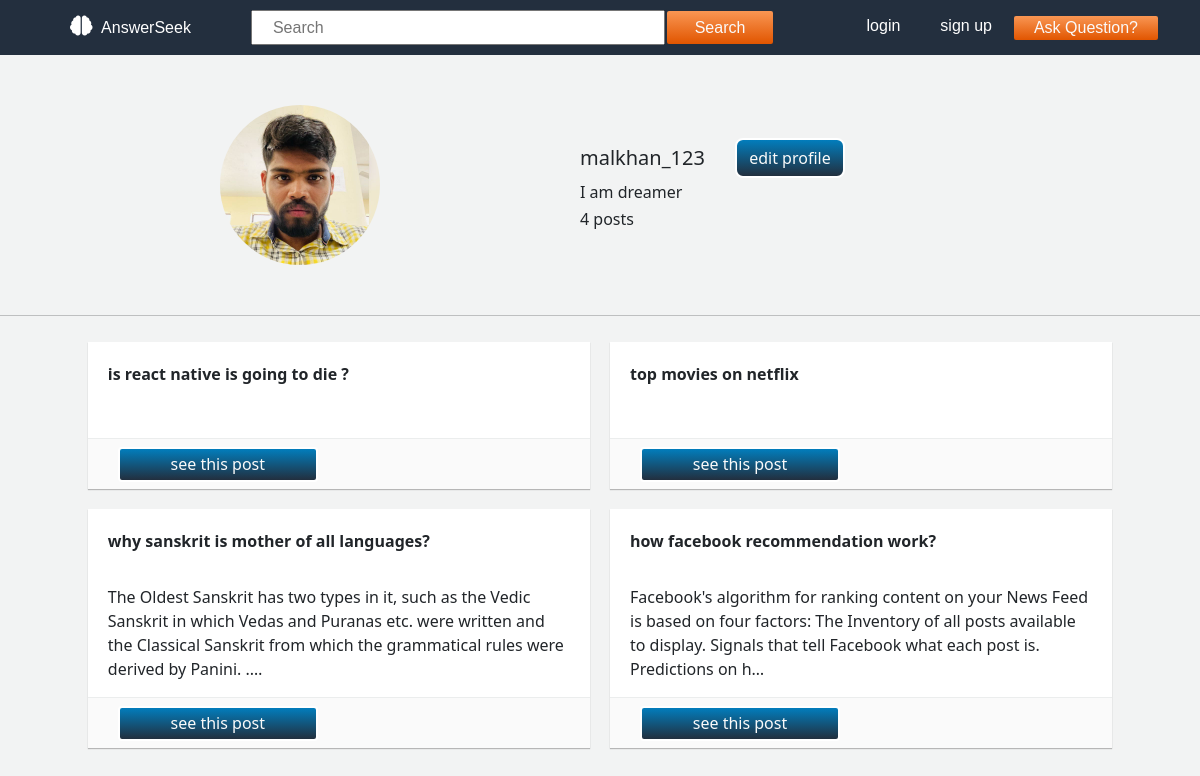
The app's page /profile/malkhan_123, older data.
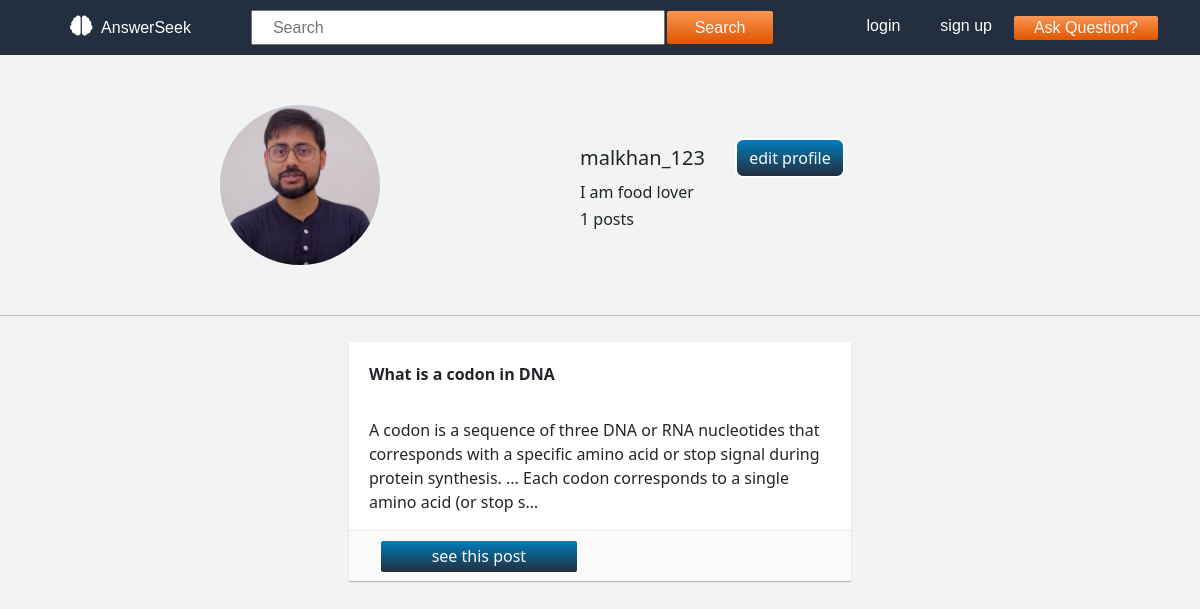
The same page, newer data.
### userpage/models.py (models this page shows, shortened)
class Profile(models.Model):
    user = models.ForeignKey(User, on_delete=models.CASCADE, default='')
    userImage = models.ImageField(
        upload_to="Profiles", default="default/default_pic.jpg")
    bio = models.CharField(max_length=100, blank=True)

class Post(models.Model):
    user = models.ForeignKey(User, on_delete=models.CASCADE)
    question = models.TextField(default='')
    answer = models.TextField(default='')
    created_at = models.DateTimeField(auto_now_add=True)
    likes = models.ManyToManyField(User, related_name='blog_like', blank=True)
    dislikes = models.ManyToManyField(
        User, related_name='blog_dislike', blank=True)

### userpage/views.py (the view)
# urls.py: path("profile/<str:username>", views.userProfile, name='user_profile'),
def userProfile(request, username):
    user = User.objects.filter(username=username).first()
    if user:
        profile = Profile.objects.get(user=user)
        total_post = count_posts(user)
        allStory = getStory(user)
        data = {
            'user_obj': profile,
            'allStory': allStory,
            'total_post': total_post,
        }
    else:
        return HttpResponse("NO SUCH USER.......")
    return render(request, 'userpage/userProfile.html', data)

### userpage/views.py (called while the page is built)
def getStory(user):
    post_obj = Post.objects.filter(user=user)
    imgList = []
    for post in post_obj:
        imgList.append(post)
    return imgList

def count_posts(user):
    post_obj = Post.objects.filter(user=user)
    c = 0
    for post in post_obj:
        c += 1
    return c

### templates/userpage/userProfile.html (shortened to what this page needs)
{% extends 'base.html' %}
{% block content %}
      <div class="profile">
          <div class="profile__pic">
            <img src="{{user_obj.userImage.url}}" alt="pic">
          </div>
          <div class="profile__details">
              <div style="display: flex; justify-content: center; align-items: center; padding: 5px 0;">
                <span style="font-weight: 500; font-size: 20px;"> {{user_obj.user}} </span>
                <a type="button" data-bs-toggle="modal" data-bs-target="#exampleModal">
                  edit profile
                </a>
              </div>
            <h6>{{user_obj.bio}}</h6>
            <h6>{{total_post}} posts</h6>
          </div>
      </div>
      <hr>
        <div class="hisposts">
          <div class="container">
            {% for i in allStory %}
              <div class="post">
                <div class="postBody">
                  <div style="font-weight: bolder; min-height: 50px;"> {{i.question|truncatechars:100}} </div>
                  <div> {{i.answer|truncatechars:200}} </div>
                </div>
                <div class="postFooter">
                  <a type="button" href="{% url 'userStory' i.id %}">see this post</a>
                </div>
              </div>
            {% endfor %}
          </div>
        </div>
{% endblock %}

### templates/base.html (shortened to what this page needs)
{% load static %}
<!doctype html>
<html lang="en">
  <head>
    <link rel="stylesheet" href="https://use.fontawesome.com/releases/v5.15.3/css/all.css">
    <link href="https://cdn.jsdelivr.net/npm/bootstrap@5.0.0-beta2/dist/css/bootstrap.min.css" rel="stylesheet">
    <link rel="stylesheet" href="{% static '../static/css/style.css' %}">
  </head>
  <body class="mainBodySection" style="background-color: #f2f3f3;">
      {% include 'includes/navbar.html' %}
      {% block content %}
      {% endblock %}
  </body>
</html>

### templates/includes/navbar.html
<div class="navbar">
  <div class="navbarName">
    <a href="/"> <i style="padding-right: 5px; font-size: 20px;" class="fas fa-brain"></i> AnswerSeek</a>
  </div>
    <form class="navbarSearch" method="GET" action="{% url 'searchPost' %}">
      <input name="qr" placeholder="Search" required>
      <button type="submit">Search</button>
    </form>
  <div class="navbarAuth">
    {% if user.is_authenticated %}
      <div style="color: #fff;">{{user}}</div>
      <a href="{% url 'signout' %}">sign out</a>
    {% else %}
      <a href="{% url 'signin' %}">login</a>
      <a href="{% url 'signup' %}">sign up</a>
    {% endif %}
      <a class="askBtn" href="{% url 'post' %}">Ask Question?</a>
  </div>
</div>

### static/css/style.css (style rules this page uses)
.navbar { background-color: #232f3e; font-family: sans-serif; padding: 0 20px; color: #fff; height: 55px; }
.navbar .navbarName { width: 17%; padding-left: 50px; }
.navbar .navbarName a { text-decoration: none; color: #fff; }
.navbar .navbarSearch { width: 51%; display: -webkit-box; display: -ms-flexbox; display: flex; -webkit-box-pack: center; -ms-flex-pack: center; justify-content: center; -webkit-box-align: center; -ms-flex-align: center; align-items: center; }
.navbar .navbarSearch input { width: 70%; height: 35px; padding: 0 20px; outline: none; }
.navbar .navbarSearch button { color: #fafafa; font-size: 16px; border: 2px solid #232f3e; border-radius: 4px; background: -webkit-gradient(linear, left top, left bottom, from(#f99653), to(#e15500)); background: linear-gradient(#f99653, #e15500); height: 37px; width: 110px; }
.navbar .navbarAuth { width: 32%; display: -webkit-box; display: -ms-flexbox; display: flex; -webkit-box-pack: end; -ms-flex-pack: end; justify-content: flex-end; padding-right: 20px; }
.navbar .navbarAuth a { text-decoration: none; color: #fff; padding: 0 20px; }
.navbar .navbarAuth .askBtn { color: #fafafa; font-size: 16px; border: 2px solid #232f3e; border-radius: 4px; background: -webkit-gradient(linear, left top, left bottom, from(#f99653), to(#e15500)); background: linear-gradient(#f99653, #e15500); }
.profile { width: 100%; display: -webkit-box; display: -ms-flexbox; display: flex; margin: 50px 0; }
.profile .profile__pic { width: 40%; display: -webkit-box; display: -ms-flexbox; display: flex; -webkit-box-pack: end; -ms-flex-pack: end; justify-content: flex-end; -webkit-box-align: center; -ms-flex-align: center; align-items: center; padding-right: 100px; }
.profile .profile__pic img { width: 160px; height: 160px; border-radius: 50%; }
.profile .profile__details { width: 60%; display: -webkit-box; display: -ms-flexbox; display: flex; -webkit-box-orient: vertical; -webkit-box-direction: normal; -ms-flex-direction: column; flex-direction: column; -webkit-box-pack: center; -ms-flex-pack: center; justify-content: center; -webkit-box-align: start; -ms-flex-align: start; align-items: flex-start; padding-left: 100px; }
.profile .profile__details a { color: #fafafa; margin-left: 30px; border: 2px solid #fff; border-radius: 8px; background: -webkit-gradient(linear, left top, left bottom, from(#027dbc), to(#222f3e)); background: linear-gradient(#027dbc, #222f3e); height: 40px; width: 110px; display: -webkit-box; display: -ms-flexbox; display: flex; -webkit-box-pack: center; -ms-flex-pack: center; justify-content: center; -webkit-box-align: center; -ms-flex-align: center; align-items: center; text-decoration: none; }
.hisposts .container { width: 100%; display: -webkit-box; display: -ms-flexbox; display: flex; -ms-flex-wrap: wrap; flex-wrap: wrap; -webkit-box-pack: center; -ms-flex-pack: center; justify-content: center; }
.hisposts .container .post { width: 45%; margin: 10px 10px; background-color: #fff; -webkit-box-shadow: 0 1px 1px 0 rgba(0, 0, 0, 0.25); box-shadow: 0 1px 1px 0 rgba(0, 0, 0, 0.25); }
.hisposts .container .post .postBody { width: 100%; min-height: 50px; border-bottom: 1px solid #ebeded; padding: 10px 10px 20px 10px; }
.hisposts .container .post .postBody div { margin: 10px 10px -4px 10px; }
.hisposts .container .post .postFooter { width: 100%; height: 50px; background-color: #fafafa; display: -webkit-box; display: -ms-flexbox; display: flex; -webkit-box-align: center; -ms-flex-align: center; align-items: center; }
.hisposts .container .post .postFooter a { color: #fafafa; margin-left: 30px; border: 2px solid #fff; border-radius: 4px; background: -webkit-gradient(linear, left top, left bottom, from(#027dbc), to(#222f3e)); background: linear-gradient(#027dbc, #222f3e); height: 35px; width: 200px; display: -webkit-box; display: -ms-flexbox; display: flex; -webkit-box-pack: center; -ms-flex-pack: center; justify-content: center; -webkit-box-align: center; -ms-flex-align: center; align-items: center; text-decoration: none; }
.container { width: 1140px; display: -webkit-box; display: -ms-flexbox; display: flex; -webkit-box-pack: center; -ms-flex-pack: center; justify-content: center; }

Row changes from the older to the newer data that the page shows:
removed Post: question "is react native is going to die ?"
removed Post: question "top movies on netflix"
removed Post: question "why sanskrit is mother of all languages?", answer "The Oldest Sanskrit has two types in it, such as the Vedic Sanskrit in which Vedas and Puranas etc. were written and the Classical Sanskrit from which the grammatical rules were derived by Panini. .…"
removed Post: question "how facebook recommendation work?", answer "Facebook's algorithm for ranking content on your News Feed is based on four factors: The Inventory of all posts available to display. Signals that tell Facebook what each post is. Predictions on h…"
changed Profile "malkhan_123": userImage: a different picture; bio "I am dreamer" → "I am food lover"
added Post: question "What is a codon in DNA", answer "A codon is a sequence of three DNA or RNA nucleotides that corresponds with a specific amino acid or stop signal during protein synthesis. ... Each codon corresponds to a single amino acid (or stop s…"
Text that changed along with them:
{{ total_post }}: "4" → "1"
